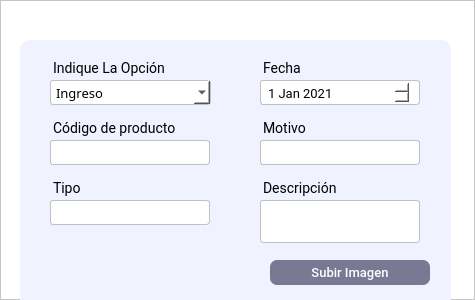
<?xml version="1.0" encoding="UTF-8"?>
<ui version="4.0">
 <class>MainWindow</class>
 <widget class="QMainWindow" name="MainWindow">
  <property name="geometry">
   <rect>
    <x>0</x>
    <y>0</y>
    <width>475</width>
    <height>300</height>
   </rect>
  </property>
  <property name="windowTitle">
   <string>MainWindow</string>
  </property>
  <widget class="QWidget" name="centralwidget">
   <layout class="QVBoxLayout" name="verticalLayout">
    <property name="spacing">
     <number>0</number>
    </property>
    <property name="leftMargin">
     <number>0</number>
    </property>
    <property name="topMargin">
     <number>0</number>
    </property>
    <property name="rightMargin">
     <number>0</number>
    </property>
    <property name="bottomMargin">
     <number>0</number>
    </property>
    <item>
     <widget class="QFrame" name="frame_2">
      <property name="minimumSize">
       <size>
        <width>0</width>
        <height>300</height>
       </size>
      </property>
      <property name="maximumSize">
       <size>
        <width>16777215</width>
        <height>16777215</height>
       </size>
      </property>
      <property name="styleSheet">
       <string notr="true">background: #fff;
</string>
      </property>
      <property name="frameShape">
       <enum>QFrame::StyledPanel</enum>
      </property>
      <property name="frameShadow">
       <enum>QFrame::Raised</enum>
      </property>
      <widget class="QFrame" name="frame_3">
       <property name="geometry">
        <rect>
         <x>20</x>
         <y>40</y>
         <width>431</width>
         <height>321</height>
        </rect>
       </property>
       <property name="maximumSize">
        <size>
         <width>16777215</width>
         <height>400</height>
        </size>
       </property>
       <property name="styleSheet">
        <string notr="true">border-radius: 10px;
background-color: rgb(240, 242, 255);
</string>
       </property>
       <property name="frameShape">
        <enum>QFrame::StyledPanel</enum>
       </property>
       <property name="frameShadow">
        <enum>QFrame::Raised</enum>
       </property>
       <widget class="QPushButton" name="subirFoto_btn">
        <property name="geometry">
         <rect>
          <x>250</x>
          <y>220</y>
          <width>160</width>
          <height>25</height>
         </rect>
        </property>
        <property name="maximumSize">
         <size>
          <width>16777215</width>
          <height>16777215</height>
         </size>
        </property>
        <property name="cursor">
         <cursorShape>PointingHandCursor</cursorShape>
        </property>
        <property name="styleSheet">
         <string notr="true">QPushButton{
background-color: rgba(71, 71, 103,180);
border-radius: 7px;
padding: 4 10px;
color: #fff;
font-family:Roboto;
border: none;
font-size:13px;
font-weight: 500;
}
QPushButton:hover{
background-color: rgba(71, 71, 103);
color: #fff;

}</string>
        </property>
        <property name="text">
         <string>Subir Imagen</string>
        </property>
       </widget>
       <widget class="QLabel" name="label_fecha">
        <property name="geometry">
         <rect>
          <x>230</x>
          <y>10</y>
          <width>90</width>
          <height>27</height>
         </rect>
        </property>
        <property name="maximumSize">
         <size>
          <width>90</width>
          <height>16777215</height>
         </size>
        </property>
        <property name="font">
         <font>
          <family>Roboto</family>
          <pointsize>-1</pointsize>
         </font>
        </property>
        <property name="styleSheet">
         <string notr="true">font-family: Roboto;
font-size: 14px;
margin-top:10px;
margin-left:10px

</string>
        </property>
        <property name="text">
         <string>Fecha</string>
        </property>
       </widget>
       <widget class="QLabel" name="label_3">
        <property name="geometry">
         <rect>
          <x>20</x>
          <y>10</y>
          <width>62</width>
          <height>27</height>
         </rect>
        </property>
        <property name="font">
         <font>
          <family>Roboto</family>
          <pointsize>-1</pointsize>
         </font>
        </property>
        <property name="styleSheet">
         <string notr="true">font-family: Roboto;
font-size: 14px;
margin-top:10px;
margin-left:10px


</string>
        </property>
        <property name="text">
         <string/>
        </property>
       </widget>
       <widget class="QLineEdit" name="codigo_producto_input">
        <property name="geometry">
         <rect>
          <x>20</x>
          <y>100</y>
          <width>170</width>
          <height>25</height>
         </rect>
        </property>
        <property name="minimumSize">
         <size>
          <width>0</width>
          <height>0</height>
         </size>
        </property>
        <property name="maximumSize">
         <size>
          <width>16777215</width>
          <height>25</height>
         </size>
        </property>
        <property name="styleSheet">
         <string notr="true">QLineEdit{
background-color: #fff;
border: 0.5px solid #c1c1c1;
border-radius: 3px;
padding: 4 5px;
color: #fff;
font-family:Roboto;
font-size:13px;
font-weight: 400;
margin-left: 10px;

}
</string>
        </property>
        <property name="placeholderText">
         <string/>
        </property>
       </widget>
       <widget class="QLabel" name="label_codigo_producto">
        <property name="geometry">
         <rect>
          <x>20</x>
          <y>70</y>
          <width>141</width>
          <height>27</height>
         </rect>
        </property>
        <property name="font">
         <font>
          <family>Roboto</family>
          <pointsize>-1</pointsize>
         </font>
        </property>
        <property name="styleSheet">
         <string notr="true">font-family: Roboto;
font-size: 14px;
margin-top:10px;
margin-left:10px

</string>
        </property>
        <property name="text">
         <string>Código de producto</string>
        </property>
       </widget>
       <widget class="QTextEdit" name="descripcion_input">
        <property name="geometry">
         <rect>
          <x>230</x>
          <y>160</y>
          <width>170</width>
          <height>43</height>
         </rect>
        </property>
        <property name="styleSheet">
         <string notr="true">border: 1px solid #c1c1c1;
background-color: #fff;
border-radius: 3px;
padding: 4 5px;
color: #000;
font-family:Roboto;
font-size:13px;
font-weight: 400;
margin-left: 10px</string>
        </property>
       </widget>
       <widget class="QLabel" name="label_descripcion">
        <property name="geometry">
         <rect>
          <x>230</x>
          <y>130</y>
          <width>99</width>
          <height>27</height>
         </rect>
        </property>
        <property name="font">
         <font>
          <family>Roboto</family>
          <pointsize>-1</pointsize>
         </font>
        </property>
        <property name="styleSheet">
         <string notr="true">font-family: Roboto;
font-size: 14px;
margin-top:10px;
margin-left:10px

</string>
        </property>
        <property name="text">
         <string>Descripción</string>
        </property>
       </widget>
       <widget class="QLineEdit" name="tipo_input">
        <property name="geometry">
         <rect>
          <x>20</x>
          <y>160</y>
          <width>170</width>
          <height>25</height>
         </rect>
        </property>
        <property name="minimumSize">
         <size>
          <width>0</width>
          <height>0</height>
         </size>
        </property>
        <property name="maximumSize">
         <size>
          <width>16777215</width>
          <height>25</height>
         </size>
        </property>
        <property name="styleSheet">
         <string notr="true">QLineEdit{
background-color: #fff;
border: 0.5px solid #c1c1c1;
border-radius: 3px;
padding: 4 5px;
color: #fff;
font-family:Roboto;
font-size:13px;
font-weight: 400;
margin-left: 10px;

}
</string>
        </property>
        <property name="placeholderText">
         <string/>
        </property>
       </widget>
       <widget class="QLabel" name="label_tipo">
        <property name="geometry">
         <rect>
          <x>20</x>
          <y>130</y>
          <width>84</width>
          <height>27</height>
         </rect>
        </property>
        <property name="font">
         <font>
          <family>Roboto</family>
          <pointsize>-1</pointsize>
         </font>
        </property>
        <property name="styleSheet">
         <string notr="true">font-family: Roboto;
font-size: 14px;
margin-top:10px;
margin-left:10px

</string>
        </property>
        <property name="text">
         <string>Tipo</string>
        </property>
       </widget>
       <widget class="QLabel" name="label_motivo">
        <property name="geometry">
         <rect>
          <x>230</x>
          <y>70</y>
          <width>71</width>
          <height>27</height>
         </rect>
        </property>
        <property name="font">
         <font>
          <family>Roboto</family>
          <pointsize>-1</pointsize>
         </font>
        </property>
        <property name="styleSheet">
         <string notr="true">font-family: Roboto;
font-size: 14px;
margin-top:10px;
margin-left:10px

</string>
        </property>
        <property name="text">
         <string>Motivo</string>
        </property>
       </widget>
       <widget class="QLineEdit" name="motivo_input">
        <property name="geometry">
         <rect>
          <x>230</x>
          <y>100</y>
          <width>170</width>
          <height>25</height>
         </rect>
        </property>
        <property name="minimumSize">
         <size>
          <width>0</width>
          <height>0</height>
         </size>
        </property>
        <property name="maximumSize">
         <size>
          <width>16777215</width>
          <height>25</height>
         </size>
        </property>
        <property name="styleSheet">
         <string notr="true">QLineEdit{
background-color: #fff;
border: 0.5px solid #c1c1c1;
border-radius: 3px;
padding: 4 5px;
color: #fff;
font-family:Roboto;
font-size:13px;
font-weight: 400;
margin-left: 10px;

}
</string>
        </property>
        <property name="placeholderText">
         <string/>
        </property>
       </widget>
       <widget class="QPushButton" name="crearprod_btn">
        <property name="geometry">
         <rect>
          <x>150</x>
          <y>280</y>
          <width>121</width>
          <height>26</height>
         </rect>
        </property>
        <property name="font">
         <font>
          <family>Roboto</family>
          <pointsize>-1</pointsize>
         </font>
        </property>
        <property name="cursor">
         <cursorShape>PointingHandCursor</cursorShape>
        </property>
        <property name="styleSheet">
         <string notr="true">QPushButton{
background-color: rgba(71, 71, 103);
color: #fff;
border-radius:5px;
font-family:Roboto;
font-size: 13px

}
QPushButton:hover{
background-color: rgba(71, 71, 103,180);
}</string>
        </property>
        <property name="text">
         <string>Confirmar</string>
        </property>
       </widget>
       <widget class="QLabel" name="label_egr_ing">
        <property name="geometry">
         <rect>
          <x>20</x>
          <y>10</y>
          <width>131</width>
          <height>27</height>
         </rect>
        </property>
        <property name="font">
         <font>
          <family>Roboto</family>
          <pointsize>-1</pointsize>
         </font>
        </property>
        <property name="styleSheet">
         <string notr="true">font-family: Roboto;
font-size: 14px;
margin-top:10px;
margin-left:10px

</string>
        </property>
        <property name="text">
         <string>Indique La Opción</string>
        </property>
       </widget>
       <widget class="QComboBox" name="egr_ing_cb">
        <property name="geometry">
         <rect>
          <x>30</x>
          <y>40</y>
          <width>161</width>
          <height>25</height>
         </rect>
        </property>
        <property name="styleSheet">
         <string notr="true">padding:0 5px;
border-radius: 3px;
font-family:Roboto Lt;
border: none;
font-size:13px;
font-weight: 400;
background-color: #fff;
border: 0.5px solid #c1c1c1;
color: #000;

</string>
        </property>
        <property name="currentText">
         <string>Ingreso</string>
        </property>
        <property name="currentIndex">
         <number>0</number>
        </property>
        <property name="maxVisibleItems">
         <number>3</number>
        </property>
        <property name="maxCount">
         <number>3</number>
        </property>
        <property name="insertPolicy">
         <enum>QComboBox::InsertAfterCurrent</enum>
        </property>
        <property name="iconSize">
         <size>
          <width>16</width>
          <height>0</height>
         </size>
        </property>
        <property name="duplicatesEnabled">
         <bool>false</bool>
        </property>
        <property name="frame">
         <bool>false</bool>
        </property>
        <item>
         <property name="text">
          <string>Ingreso</string>
         </property>
        </item>
        <item>
         <property name="text">
          <string>Egreso</string>
         </property>
        </item>
       </widget>
       <widget class="QDateEdit" name="fecha_date">
        <property name="geometry">
         <rect>
          <x>230</x>
          <y>40</y>
          <width>170</width>
          <height>25</height>
         </rect>
        </property>
        <property name="styleSheet">
         <string notr="true">
background-color: #fff;
border: 0.5px solid #c1c1c1;
border-radius: 3px;
padding: 4 5px;
color: #000;
font-family:Roboto;
font-size:13px;
font-weight: 400;
margin-left: 10px;

</string>
        </property>
        <property name="dateTime">
         <datetime>
          <hour>0</hour>
          <minute>0</minute>
          <second>0</second>
          <year>2021</year>
          <month>1</month>
          <day>1</day>
         </datetime>
        </property>
       </widget>
      </widget>
     </widget>
    </item>
   </layout>
  </widget>
 </widget>
 <resources>
  <include location="img/img_oficiales.qrc"/>
 </resources>
 <connections/>
</ui>
